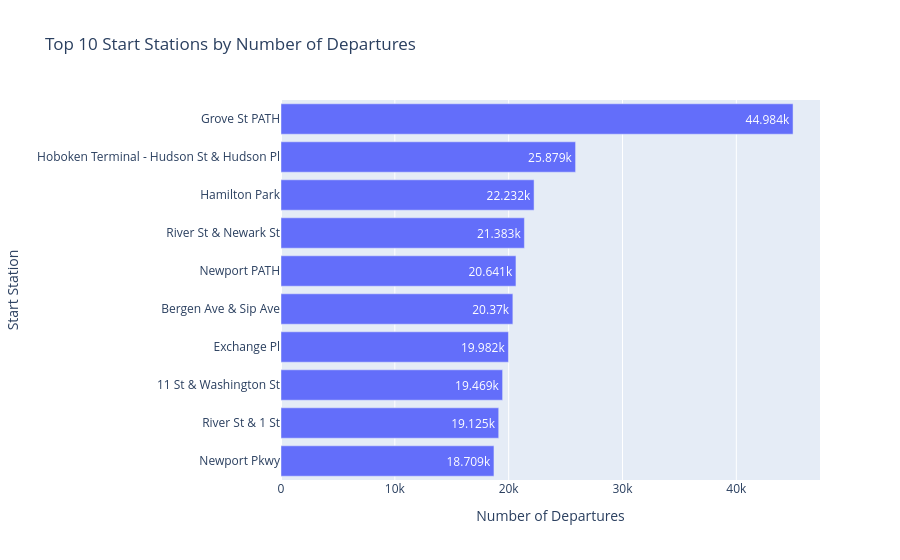

Source (notebook cell):
### Markdown cell above
### Top 10 Start Stations by Number of Departures

### Code cell
fig = px.bar(
    top_start_station.sort_values("number_of_departures"),
    x="number_of_departures",
    y="start_station_name",
    orientation="h",
    title="Top 10 Start Stations by Number of Departures",
    text_auto=True
)

fig.update_layout(
    xaxis_title="Number of Departures",
    yaxis_title="Start Station"
)

fig.show()

### Figure 1 — Plotly figure (JSON) as saved in the notebook; plotly's stock layout.template omitted (floating-point values rounded to 4 significant figures)
{"data": [{"hovertemplate": "number_of_departures=%{x}<br>start_station_name=%{y}<extra></extra>", "legendgroup": "", "marker": {"color": "#636efa", "pattern": {"shape": ""}}, "name": "", "orientation": "h", "showlegend": false, "textposition": "auto", "texttemplate": "%{x}", "type": "bar", "x": [18709, 19125, 19469, 19982, 20370, 20641, 21383, 22232, 25879, 44984], "xaxis": "x", "y": ["Newport Pkwy", "River St & 1 St", "11 St & Washington St", "Exchange Pl", "Bergen Ave & Sip Ave", "Newport PATH", "River St & Newark St", "Hamilton Park", "Hoboken Terminal - Hudson St & Hudson Pl", "Grove St PATH"], "yaxis": "y"}], "layout": {"barmode": "relative", "legend": {"tracegroupgap": 0}, "title": {"text": "Top 10 Start Stations by Number of Departures"}, "xaxis": {"anchor": "y", "domain": [0, 1], "title": {"text": "Number of Departures"}}, "yaxis": {"anchor": "x", "domain": [0, 1], "title": {"text": "Start Station"}}}}
